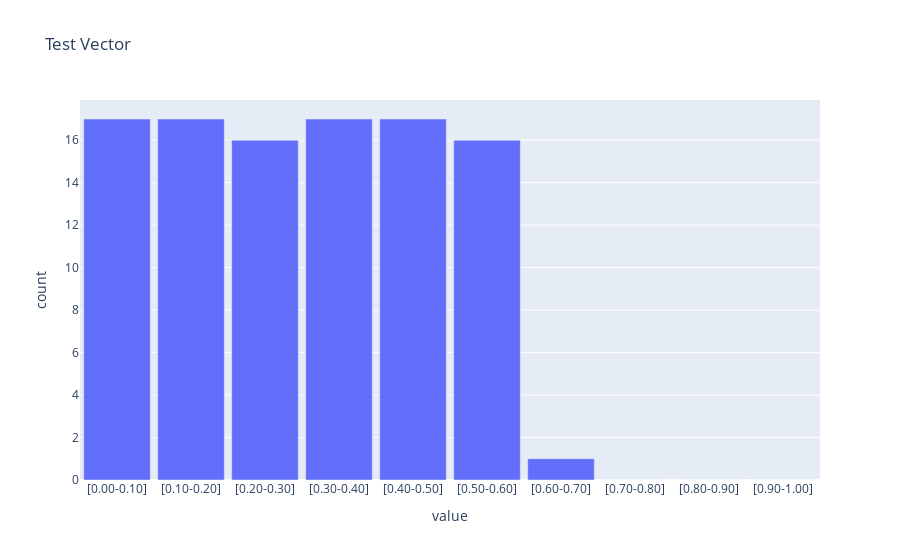

The notebook cell this image was saved under:
### Code cell
import torch
import plotly.express as px
import plotly.graph_objects as go
import numpy as np


def plotly_hist(data, range = (0,1), title : str = ''):
    
    values, bins = torch.histogram(vec,bins=10,range=range)
    labels = [f'[{left:.2f}-{right:.2f}]' for left,right in zip(bins[:-1],bins[1:])]
    fig = go.Figure(
        data = go.Bar(
            x=labels,
            y=values,
        ),
        layout = {
            'title' : title,
            "xaxis_title" : "value",
            "yaxis_title" : "count",
            "bargap" : 0.1
        }
    )
    return fig

vec = torch.linspace(0,0.6,101)
fig = plotly_hist(vec, title='Test Vector')
fig.show()

### Figure 1 — Plotly figure (JSON) as saved in the notebook; plotly's stock layout.template omitted (floating-point values rounded to 4 significant figures)
{"data": [{"type": "bar", "x": ["[0.00-0.10]", "[0.10-0.20]", "[0.20-0.30]", "[0.30-0.40]", "[0.40-0.50]", "[0.50-0.60]", "[0.60-0.70]", "[0.70-0.80]", "[0.80-0.90]", "[0.90-1.00]"], "y": [17, 17, 16, 17, 17, 16, 1, 0, 0, 0]}], "layout": {"bargap": 0.1, "title": {"text": "Test Vector"}, "xaxis": {"title": {"text": "value"}}, "yaxis": {"title": {"text": "count"}}}}
